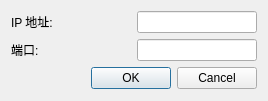
<?xml version="1.0" encoding="UTF-8"?>
<ui version="4.0">
 <class>hcSystemNetConfigDialog</class>
 <widget class="QDialog" name="hcSystemNetConfigDialog">
  <property name="geometry">
   <rect>
    <x>0</x>
    <y>0</y>
    <width>268</width>
    <height>101</height>
   </rect>
  </property>
  <property name="windowTitle">
   <string>远程服务器连接</string>
  </property>
  <layout class="QHBoxLayout" name="horizontalLayout_4">
   <item>
    <layout class="QVBoxLayout" name="verticalLayout">
     <item>
      <layout class="QHBoxLayout" name="horizontalLayout">
       <item>
        <widget class="QLabel" name="label_5">
         <property name="text">
          <string>IP 地址:</string>
         </property>
        </widget>
       </item>
       <item>
        <widget class="QLineEdit" name="ipAdressLineEdit">
         <property name="sizePolicy">
          <sizepolicy hsizetype="Preferred" vsizetype="Fixed">
           <horstretch>0</horstretch>
           <verstretch>0</verstretch>
          </sizepolicy>
         </property>
        </widget>
       </item>
      </layout>
     </item>
     <item>
      <layout class="QHBoxLayout" name="horizontalLayout_2">
       <item>
        <widget class="QLabel" name="label_6">
         <property name="text">
          <string>端口:</string>
         </property>
        </widget>
       </item>
       <item>
        <widget class="QLineEdit" name="portLineEdit">
         <property name="sizePolicy">
          <sizepolicy hsizetype="Preferred" vsizetype="Fixed">
           <horstretch>0</horstretch>
           <verstretch>0</verstretch>
          </sizepolicy>
         </property>
        </widget>
       </item>
      </layout>
     </item>
     <item>
      <layout class="QHBoxLayout" name="horizontalLayout_3">
       <item>
        <spacer name="horizontalSpacer">
         <property name="orientation">
          <enum>Qt::Horizontal</enum>
         </property>
         <property name="sizeHint" stdset="0">
          <size>
           <width>40</width>
           <height>20</height>
          </size>
         </property>
        </spacer>
       </item>
       <item>
        <widget class="QPushButton" name="okPushButton">
         <property name="text">
          <string>OK</string>
         </property>
        </widget>
       </item>
       <item>
        <widget class="QPushButton" name="cancelPushButton">
         <property name="text">
          <string>Cancel</string>
         </property>
        </widget>
       </item>
      </layout>
     </item>
    </layout>
   </item>
  </layout>
 </widget>
 <resources/>
 <connections/>
</ui>
